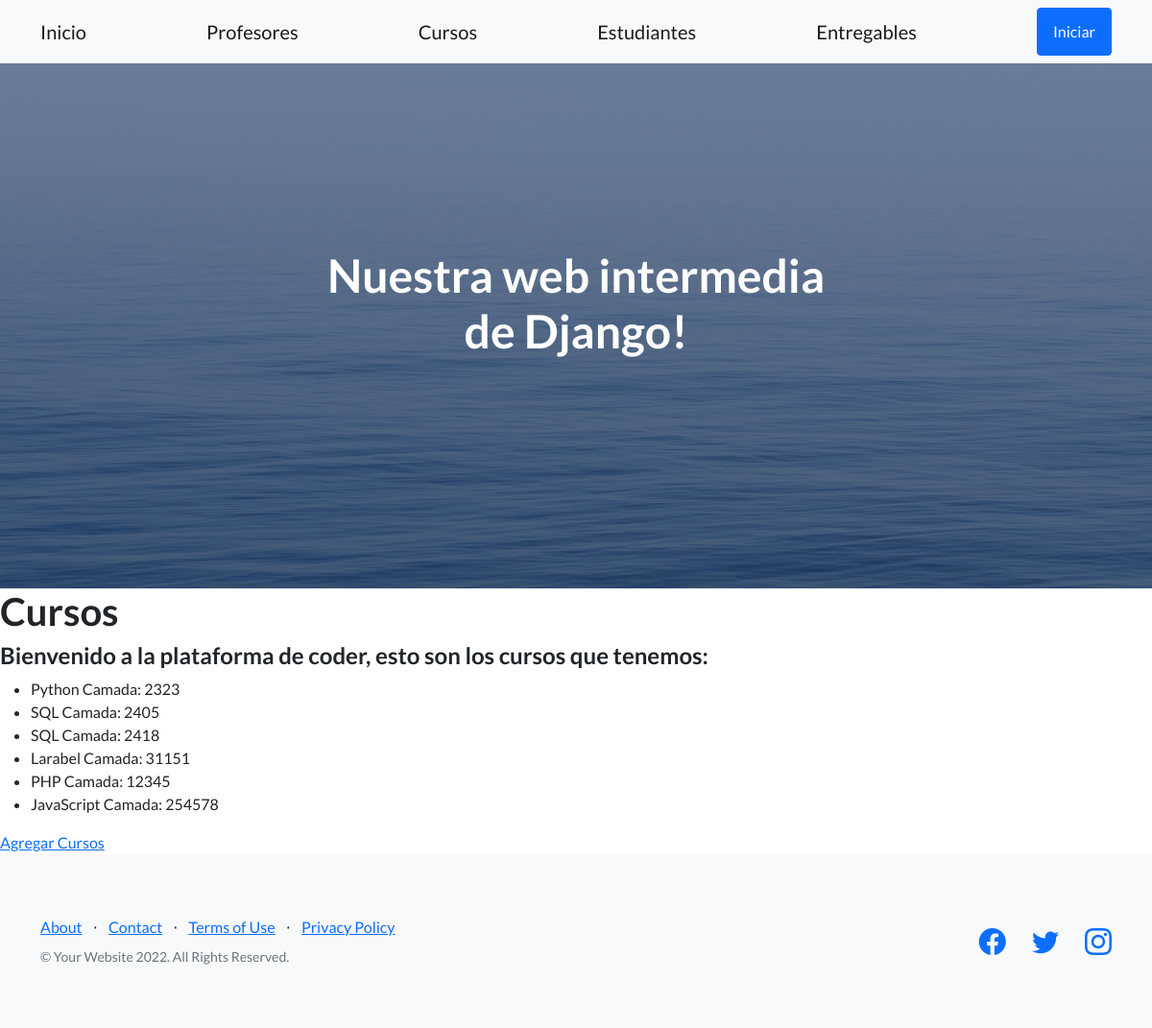
/app-coder/Cursos, run on the app's committed database.
### appcoder/models.py (models this page shows, shortened)
class Curso(models.Model):
    nombre = models.CharField(max_length=50)
    camada = models.IntegerField()

### appcoder/views.py (the view)
# urls.py: path("Cursos", Cursos2, name="Cursos"),
def Cursos2(request):
    lista = Curso.objects.all()
    return render(request, "cursos.html", {"lista_cursos" : lista})

### appcoder/templates/cursos.html
{% extends 'padre.html' %}
{% load static %}
{% block contenidoQueCambia %}
    <h1>Cursos</h1>
    <h4>Bienvenido a la plataforma de coder, esto son los cursos que tenemos:</h4>
    <ul>
        {% for curso in lista_cursos %}
            <li>
                {{curso.nombre}} Camada: {{curso.camada}}
            </li>
        {% endfor %}
    </ul>
    <a href = "{% url 'CursoFormulario'  %}">
        Agregar Cursos
    </a>
{% endblock contenidoQueCambia %}

### data on the page
Curso: nombre "Python", camada "2323"
Curso: nombre "SQL", camada "2405"
Curso: nombre "SQL", camada "2418"
Curso: nombre "Larabel", camada "31151"
Curso: nombre "PHP", camada "12345"
Curso: nombre "JavaScript", camada "254578"
